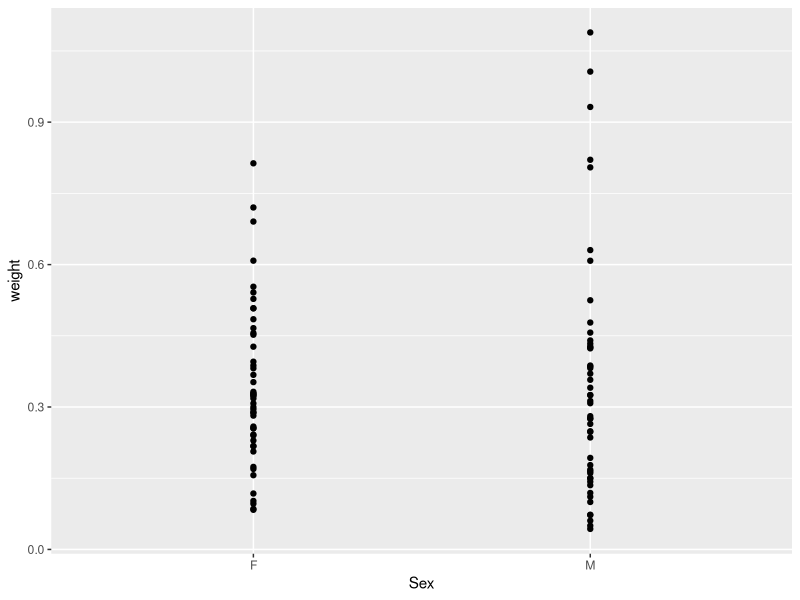

Here is the R script that generated this plot:
## ---- chunk 1
library(tidyverse)
week6_data = read_csv("raw_data/data.csv")
## ---- chunk 2
ggplot(data=week6_data, mapping = aes(x=Sex, y=weight) ) +
  geom_point()
